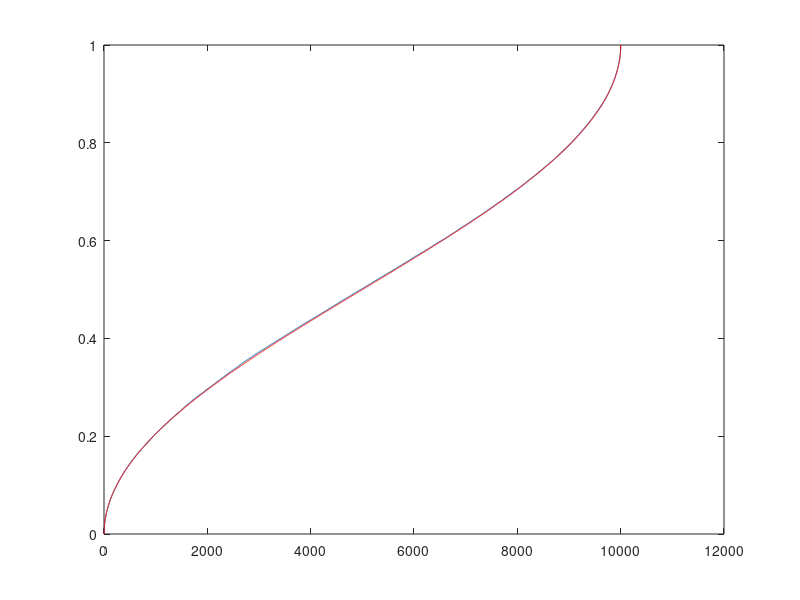
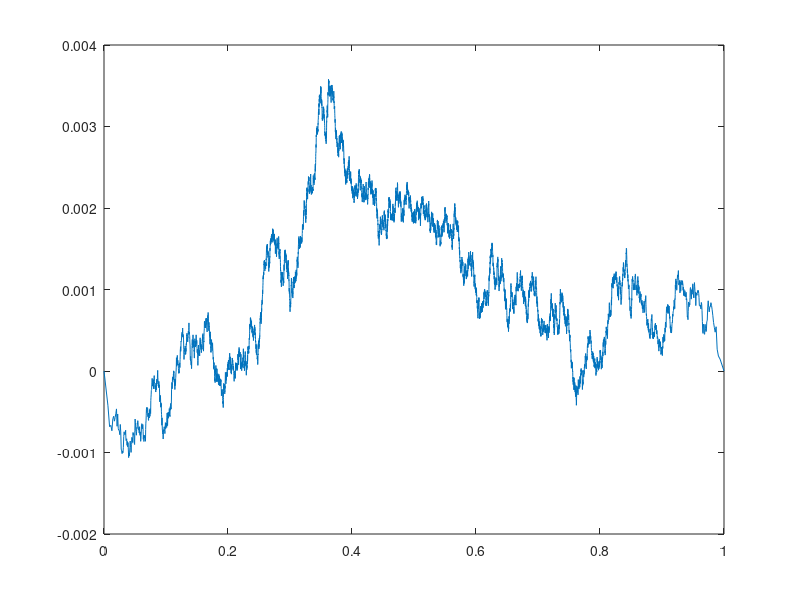

Reproduce these figures in MATLAB, in order.
xList = betarnd(0.5,0.5,[1,100000]);
tLst = 0:0.0001:1;
FnLst = [];
Flist = [];
for t = 0:0.0001:1
    x = betacdf(t, 0.5, 0.5);
    Flist = [Flist, x];
    p = (1/100000)*sum(xList<=t);
    FnLst = [FnLst,p];
end
plot(FnLst);
hold on
plot(Flist, 'r');
figure
plot(Flist,FnLst-Flist)
